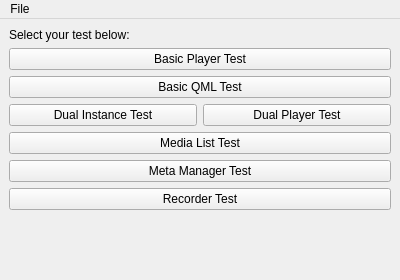
<?xml version="1.0" encoding="UTF-8"?>
<ui version="4.0">
 <class>Tests</class>
 <widget class="QMainWindow" name="Tests">
  <property name="geometry">
   <rect>
    <x>0</x>
    <y>0</y>
    <width>400</width>
    <height>280</height>
   </rect>
  </property>
  <property name="windowTitle">
   <string>VLC-Qt Test</string>
  </property>
  <property name="windowIcon">
   <iconset resource="../resources/logo.qrc">
    <normaloff>:/icons/48x48/vlc-qt.png</normaloff>:/icons/48x48/vlc-qt.png</iconset>
  </property>
  <widget class="QWidget" name="centralwidget">
   <layout class="QGridLayout" name="gridLayout">
    <item row="3" column="0">
     <widget class="QPushButton" name="buttonDualInstance">
      <property name="text">
       <string>Dual Instance Test</string>
      </property>
     </widget>
    </item>
    <item row="7" column="0" colspan="2">
     <spacer name="verticalSpacer">
      <property name="orientation">
       <enum>Qt::Vertical</enum>
      </property>
      <property name="sizeHint" stdset="0">
       <size>
        <width>20</width>
        <height>40</height>
       </size>
      </property>
     </spacer>
    </item>
    <item row="1" column="0" colspan="2">
     <widget class="QPushButton" name="buttonPlayer">
      <property name="text">
       <string>Basic Player Test</string>
      </property>
     </widget>
    </item>
    <item row="3" column="1">
     <widget class="QPushButton" name="buttonDualPlayer">
      <property name="text">
       <string>Dual Player Test</string>
      </property>
     </widget>
    </item>
    <item row="5" column="0" colspan="2">
     <widget class="QPushButton" name="buttonMetaManager">
      <property name="text">
       <string>Meta Manager Test</string>
      </property>
     </widget>
    </item>
    <item row="2" column="0" colspan="2">
     <widget class="QPushButton" name="buttonQml">
      <property name="text">
       <string>Basic QML Test</string>
      </property>
     </widget>
    </item>
    <item row="6" column="0" colspan="2">
     <widget class="QPushButton" name="buttonRecorder">
      <property name="text">
       <string>Recorder Test</string>
      </property>
     </widget>
    </item>
    <item row="0" column="0" colspan="2">
     <widget class="QLabel" name="label">
      <property name="text">
       <string>Select your test below:</string>
      </property>
     </widget>
    </item>
    <item row="4" column="0" colspan="2">
     <widget class="QPushButton" name="buttonList">
      <property name="text">
       <string>Media List Test</string>
      </property>
     </widget>
    </item>
   </layout>
  </widget>
  <widget class="QMenuBar" name="menubar">
   <property name="geometry">
    <rect>
     <x>0</x>
     <y>0</y>
     <width>400</width>
     <height>22</height>
    </rect>
   </property>
   <widget class="QMenu" name="menuFile">
    <property name="title">
     <string>File</string>
    </property>
    <addaction name="actionExit"/>
   </widget>
   <addaction name="menuFile"/>
  </widget>
  <action name="actionExit">
   <property name="text">
    <string>Exit</string>
   </property>
  </action>
 </widget>
 <resources>
  <include location="../resources/logo.qrc"/>
 </resources>
 <connections>
  <connection>
   <sender>actionExit</sender>
   <signal>triggered()</signal>
   <receiver>Tests</receiver>
   <slot>close()</slot>
   <hints>
    <hint type="sourcelabel">
     <x>-1</x>
     <y>-1</y>
    </hint>
    <hint type="destinationlabel">
     <x>149</x>
     <y>99</y>
    </hint>
   </hints>
  </connection>
 </connections>
</ui>
